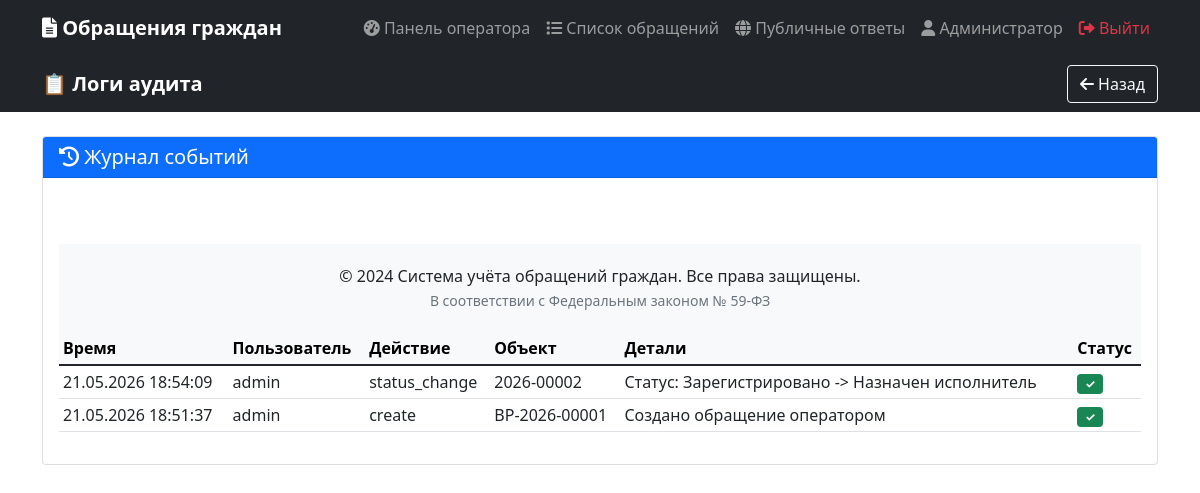
The app's page /audit (signed in) with its own data.
### models.py (models this page shows, shortened)
class User(db.Model):
    __tablename__ = 'users'
    id = db.Column(db.Integer, primary_key=True)
    username = db.Column(db.String(80), unique=True, nullable=False)
    password_hash = db.Column(db.String(200), nullable=False)
    role = db.Column(db.String(20), default='client')  # admin, operator, secretary, executor, client
    full_name = db.Column(db.String(200), nullable=False)
    email = db.Column(db.String(100), unique=True)
    phone = db.Column(db.String(20))
    notes = db.Column(db.Text)
    is_active = db.Column(db.Boolean, default=True)
    created_at = db.Column(db.DateTime, default=datetime.now)
    last_login = db.Column(db.DateTime)
    def is_admin(self):
        return self.role == 'admin'

class AuditLog(db.Model):
    __tablename__ = 'audit_logs'
    id = db.Column(db.Integer, primary_key=True)
    user_id = db.Column(db.Integer, db.ForeignKey('users.id'), nullable=True)
    username = db.Column(db.String(80))
    user_role = db.Column(db.String(20))
    user_ip = db.Column(db.String(45))
    user_agent = db.Column(db.String(500))
    action = db.Column(db.String(100), nullable=False)
    action_type = db.Column(db.String(20))
    target_type = db.Column(db.String(50))
    target_id = db.Column(db.Integer)
    target_name = db.Column(db.String(200))
    details = db.Column(db.Text)
    old_value = db.Column(db.Text)
    new_value = db.Column(db.Text)
    status = db.Column(db.String(20), default='success')
    error_message = db.Column(db.Text)
    created_at = db.Column(db.DateTime, default=datetime.now)
    session_id = db.Column(db.String(100))
    user = db.relationship('User', foreign_keys=[user_id])

### app.py (the view)
@app.route('/audit')
@admin_required
def audit_logs():
    logs = AuditLog.query.order_by(AuditLog.created_at.desc()).limit(100).all()
    return render_template('audit_logs.html', logs=logs)

### app.py (called while the page is built)
def admin_required(f):
    @wraps(f)
    def decorated_function(*args, **kwargs):
        if 'user_id' not in session:
            flash('Пожалуйста, войдите в систему', 'warning')
            return redirect(url_for('login'))
        user = User.query.get(session['user_id'])
        if not user:
            session.clear()
            flash('Сессия устарела. Пожалуйста, войдите снова.', 'warning')
            return redirect(url_for('login'))
        if not user.is_admin():
            flash('Доступ запрещён. Требуются права администратора.', 'danger')
            return redirect(url_for('index'))
        return f(*args, **kwargs)
    return decorated_function

### templates/audit_logs.html (shortened to what this page needs)
{% extends "base.html" %}
{% block content %}
<nav class="navbar navbar-dark bg-dark">
    <div class="container">
        <a class="navbar-brand" href="/audit">📋 Логи аудита</a>
        <a href="/operator" class="btn btn-outline-light">
            <i class="fas fa-arrow-left"></i> Назад
        </a>
    </div>
</nav>
<div class="container mt-4">
    <div class="card">
        <div class="card-header bg-primary text-white">
            <h5 class="mb-0"><i class="fas fa-history"></i> Журнал событий</h5>
        </div>
        <div class="card-body">
            {% if logs %}
            <div class="table-responsive">
                <table class="table table-sm table-hover">
                    <thead class="table-light">
                        <tr>
                            <th>Время</th>
                            <th>Пользователь</th>
                            <th>Действие</th>
                            <th>Объект</th>
                            <th>Детали</th>
                            <th>Статус</th>
                        </tr>
                    </thead>
                    <tbody>
                        {% for log in logs %}
                        <tr>
                            <td>{{ log.created_at.strftime('%d.%m.%Y %H:%M:%S') if log.created_at else '-' }}</div>
                            <td>{{ log.username or '-' }}</div>
                            <td>{{ log.action or '-' }}</div>
                            <td>{{ log.target_name or '-' }}</div>
                            <td>{{ log.details or '-'|truncate(50) }}</div>
                            <td>
                                {% if log.status == 'success' %}
                                    <span class="badge bg-success">✓</span>
                                {% else %}
                                    <span class="badge bg-danger">✗</span>
                                {% endif %}
                        </tr>
                        {% endfor %}
            {% else %}
            <div class="text-center py-5">
                <i class="fas fa-inbox fa-4x text-muted mb-3"></i>
                <p class="lead">Нет записей в логах</p>
            </div>
            {% endif %}
{% endblock %}

### templates/base.html (shortened to what this page needs)
<!DOCTYPE html>
<html lang="ru">
<head>
    <link href="https://cdn.jsdelivr.net/npm/bootstrap@5.1.3/dist/css/bootstrap.min.css" rel="stylesheet">
    <link rel="stylesheet" href="https://cdnjs.cloudflare.com/ajax/libs/font-awesome/6.0.0/css/all.min.css">
</head>
<body>
    <nav class="navbar navbar-expand-lg navbar-dark bg-dark">
        <div class="container">
            <a class="navbar-brand" href="/">
                <i class="fas fa-file-alt"></i> Обращения граждан
            </a>
            <div class="collapse navbar-collapse" id="navbarNav">
                <ul class="navbar-nav ms-auto">
                    {% if session.user_id %}
                        {% if session.role == 'client' %}
                        <li class="nav-item">
                            <a class="nav-link" href="/dashboard">
                                <i class="fas fa-tachometer-alt"></i> Мои обращения
                            </a>
                        </li>
                        <li class="nav-item">
                            <a class="nav-link" href="/client/appeal/add">
                                <i class="fas fa-plus"></i> Новое обращение
                            </a>
                        </li>
                        {% else %}
                        <li class="nav-item">
                            <a class="nav-link" href="/operator">
                                <i class="fas fa-tachometer-alt"></i> Панель оператора
                            </a>
                        </li>
                        <li class="nav-item">
                            <a class="nav-link" href="/operator/appeals">
                                <i class="fas fa-list"></i> Список обращений
                            </a>
                        </li>
                        {% endif %}
                        <li class="nav-item">
                            <a class="nav-link" href="/public-appeals">
                                <i class="fas fa-globe"></i> Публичные ответы
                            </a>
                        </li>
                        <li class="nav-item">
                            <a class="nav-link" href="/profile">
                                <i class="fas fa-user"></i> {{ session.full_name or session.username }}
                            </a>
                        </li>
                        <li class="nav-item">
                            <a class="nav-link text-danger" href="/logout">
                                <i class="fas fa-sign-out-alt"></i> Выйти
                            </a>
                        </li>
                    {% endif %}
                </ul>
            </div>
        </div>
    </nav>
    {% block content %}{% endblock %}
    <footer class="footer">
        <div class="container">
            <p class="mb-0">&copy; 2024 Система учёта обращений граждан. Все права защищены.</p>
            <small class="text-muted">В соответствии с Федеральным законом № 59-ФЗ</small>
        </div>
    </footer>
</body>
</html>

### templates/base.html (style rules this page uses)
.navbar-brand { font-weight: bold; }
.footer { margin-top: 50px; padding: 20px 0; background-color: #f8f9fa; text-align: center; }

### records on screen
User: full_name "Администратор"
AuditLog: created_at "21.05.2026 18:54:09", username "admin", action "status_change", target_name "2026-00002", details "Статус: Зарегистрировано -> Назначен исполнитель"
AuditLog: created_at "21.05.2026 18:51:37", username "admin", action "create", target_name "ВР-2026-00001", details "Создано обращение оператором"
